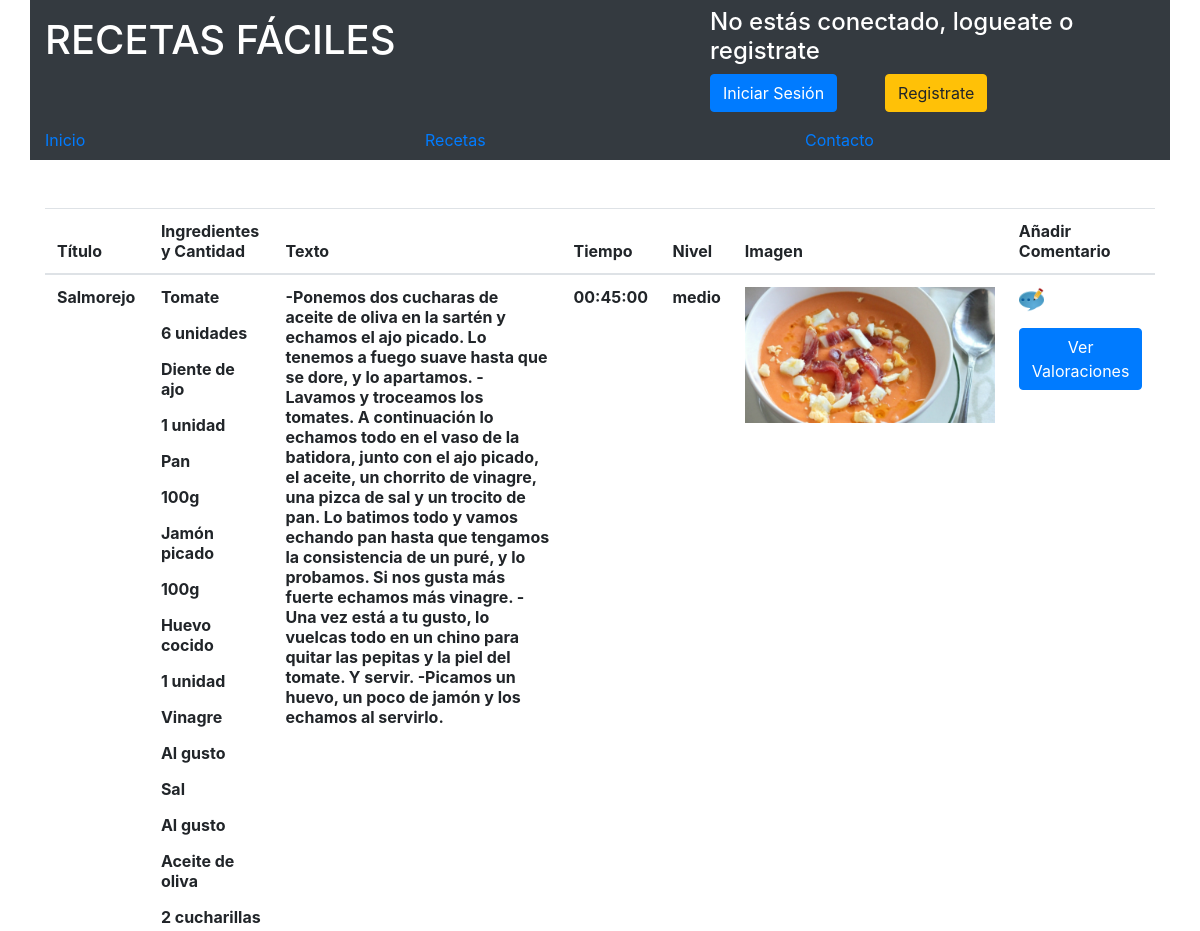
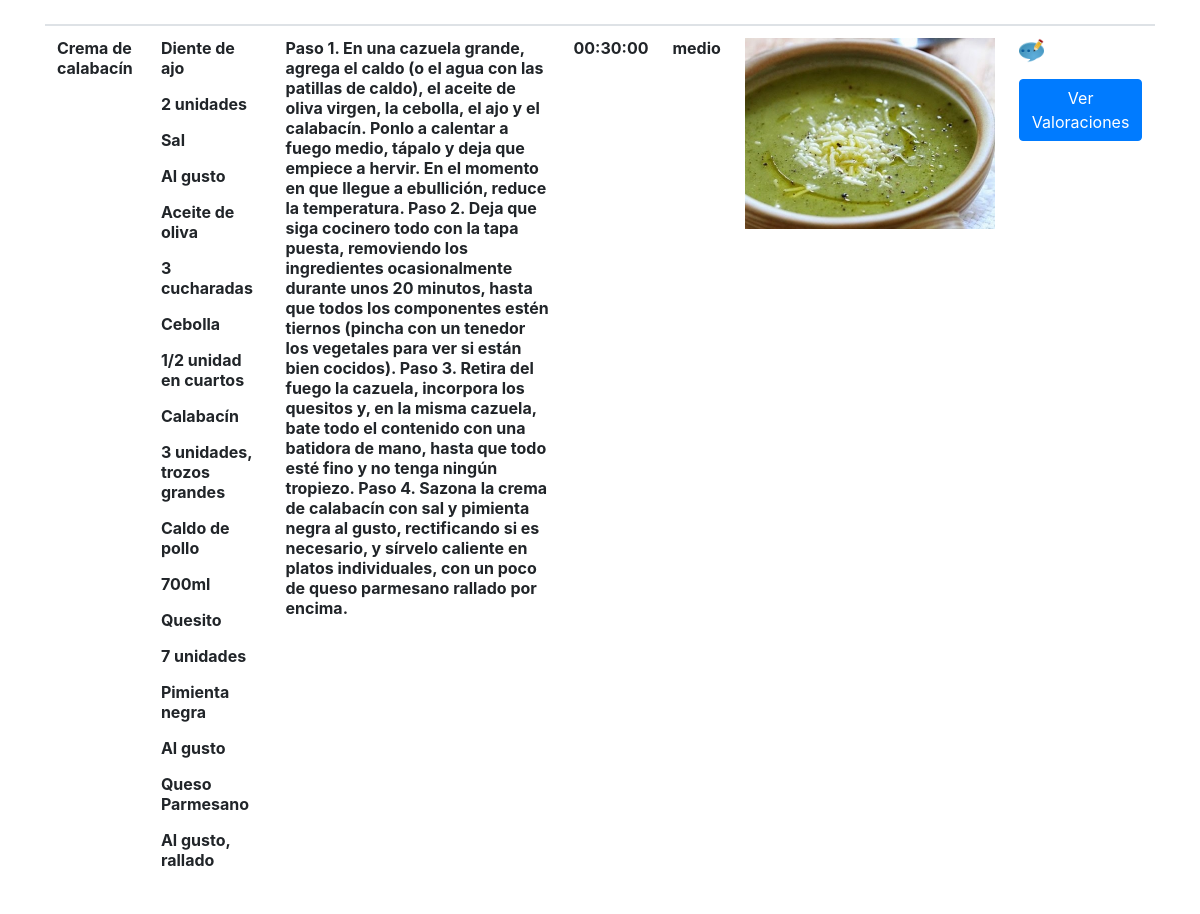
/codigo/recetas.php, run on the app's committed database (2 pictures, top to bottom).
### tables this page shows
CREATE TABLE `recetas` (
  `id_recetas` int(11) NOT NULL AUTO_INCREMENT,
  `titulo` varchar(50) DEFAULT NULL,
  `texto` text,
  `tiempo` time DEFAULT NULL,
  `nivel` enum('bajo','medio','alto') DEFAULT NULL,
  `imagen` varchar(50) DEFAULT NULL,
  `id_miembros` int(11) DEFAULT NULL,
  PRIMARY KEY (`id_recetas`),
  KEY `id_miembros` (`id_miembros`),
  CONSTRAINT `recetas_ibfk_1` FOREIGN KEY (`id_miembros`) REFERENCES `miembros` (`id_miembros`) ON DELETE CASCADE
);

CREATE TABLE `tienen` (
  `id_recetas` int(11) NOT NULL DEFAULT '0',
  `id_ingredientes` int(11) NOT NULL DEFAULT '0',
  `cantidad` varchar(50) DEFAULT NULL,
  PRIMARY KEY (`id_recetas`,`id_ingredientes`),
  KEY `id_ingredientes` (`id_ingredientes`),
  CONSTRAINT `tienen_ibfk_1` FOREIGN KEY (`id_recetas`) REFERENCES `recetas` (`id_recetas`) ON DELETE CASCADE,
  CONSTRAINT `tienen_ibfk_2` FOREIGN KEY (`id_ingredientes`) REFERENCES `ingredientes` (`id_ingredientes`) ON DELETE CASCADE
);

CREATE TABLE `ingredientes` (
  `id_ingredientes` int(11) NOT NULL AUTO_INCREMENT,
  `nombre` varchar(50) DEFAULT NULL,
  PRIMARY KEY (`id_ingredientes`)
);

### codigo/recetas.php (the view, shortened to what this page needs)
<html lang="en">
  <head>
    <link rel="stylesheet" href="https://maxcdn.bootstrapcdn.com/bootstrap/4.0.0-beta.3/css/bootstrap.min.css">
  </head>
  <body>
    <?php if (isset($_SESSION["user"])&&($_SESSION["tipo"])=='admin') {
               include("../codigo/cabeceras/admin.php");
             }
          elseif (isset($_SESSION["user"])&&($_SESSION["tipo"])=='usuario')  {
               include("../codigo/cabeceras/usuario.php");
           } else {
             include("../codigo/cabeceras/no_usuario.php");
           }
     ?>
     <?php
             $connection = new mysqli("localhost", "root", "Admin2015", "web",3316);
             $connection->set_charset("uft8");
               $c1="SELECT * FROM recetas";
             if ($result = $connection->query($c1)) {
             ?>
             <div class="container">
                 <table class="table">
                   <thead>
                     <tr>
                       <th scope="col">Título</th>
                       <th scope="col">Ingredientes y Cantidad</th>
                       <th scope="col">Texto</th>
                       <th scope="col">Tiempo</th>
                       <th scope="col">Nivel</th>
                       <th scope="col">Imagen</th>
                       <th scope="col">Añadir Comentario</th>
                     </tr>
                   </thead>
              </div>
             <?php
                 while($obj = $result->fetch_object()) {
                   $img=$obj->imagen;
                   $id=$obj->id_recetas;
                     echo "<tbody>
                             <tr>
                             <th scope='row'>$obj->titulo</th>";
                    $c2="SELECT * FROM tienen t JOIN ingredientes i
                          ON t.id_ingredientes = i.id_ingredientes WHERE id_recetas=$id";
                    if ($result2 = $connection->query($c2)) {
                        echo "<th>";
                        while($obj2 = $result2->fetch_object()) {
                          echo "<p>$obj2->nombre</p>
                                <p>$obj2->cantidad</p>";
                        }
                        echo "</th>";
                    }
                    echo "<th scope='row'>$obj->texto</th>
                    <th scope='row'>$obj->tiempo</th>
                    <th scope='row'>$obj->nivel</th>
                    <th scope='row'><img class='img-responsive' width='250px' alt='Responsive image' src='../imagenes/$img'></th>
                    <td><a href='valoraciones.php?id=$obj->id_recetas'>
                    <img class='img-responsive' width='25px' alt='Responsive image' src='/iaw/WEB_JUAN_GIL/imagenes/comentario.png'>
                    <a class='btn btn-primary mt-3' href='ver_valoraciones.php?id=$obj->id_recetas'>Ver<br>Valoraciones</a></td>
                    </a><br>
                    ";
                    echo "</tr>";
                 echo "</tbody>";
             }
           }
           ?>
</body>

### data on the page
recetas: titulo "Salmorejo", texto "-Ponemos dos cucharas de aceite de oliva en la sartén y echamos el ajo picado. Lo tenemos a fuego suave hasta que se dore, y lo apartamos. -Lavamos y troceamos los tomates. A continuación lo echamos todo en el vaso de la batidora, junto con el ajo picado, el aceite, un chorrito de vinagre, una pizca de sal y un trocito de pan. Lo batimos todo y vamos echando pan hasta que tengamos la consistencia de un puré, y lo probamos. Si nos gusta más fuerte echamos más vinagre. -Una vez está a tu gusto, lo vuelcas todo en un chino para quitar las pepitas y la piel del tomate. Y servir. -Picamos un huevo, un poco de jamón y los echamos al servirlo.", tiempo "00:45:00", nivel "medio", imagen (picture)
tienen: id_ingredientes.nombre "Tomate", cantidad "6 unidades"
tienen: id_ingredientes.nombre "Diente de ajo", cantidad "1 unidad"
tienen: id_ingredientes.nombre "Pan", cantidad "100g"
tienen: id_ingredientes.nombre "Jamón picado", cantidad "100g"
tienen: id_ingredientes.nombre "Huevo cocido", cantidad "1 unidad"
tienen: id_ingredientes.nombre "Vinagre", cantidad "Al gusto"
tienen: id_ingredientes.nombre "Sal", cantidad "Al gusto"
tienen: id_ingredientes.nombre "Aceite de oliva", cantidad "2 cucharillas"
recetas: titulo "Crema de calabacín", texto "Paso 1. En una cazuela grande, agrega el caldo (o el agua con las patillas de caldo), el aceite de oliva virgen, la cebolla, el ajo y el calabacín. Ponlo a calentar a fuego medio, tápalo y deja que empiece a hervir. En el momento en que llegue a ebullición, reduce la temperatura. Paso 2. Deja que siga cocinero todo con la tapa puesta, removiendo los ingredientes ocasionalmente durante unos 20 minutos, hasta que todos los componentes estén tiernos (pincha con un tenedor los vegetales para ver si están bien cocidos). Paso 3. Retira del fuego la cazuela, incorpora los quesitos y, en la misma cazuela, bate todo el contenido con una batidora de mano, hasta que todo esté fino y no tenga ningún…", tiempo "00:30:00", nivel "medio", imagen (picture)
tienen: id_ingredientes.nombre "Diente de ajo", cantidad "2 unidades"
tienen: id_ingredientes.nombre "Sal", cantidad "Al gusto"
tienen: id_ingredientes.nombre "Aceite de oliva", cantidad "3 cucharadas"
tienen: id_ingredientes.nombre "Cebolla", cantidad "1/2 unidad en cuartos"
tienen: id_ingredientes.nombre "Calabacín", cantidad "3 unidades, trozos grandes"
tienen: id_ingredientes.nombre "Caldo de pollo", cantidad "700ml"
tienen: id_ingredientes.nombre "Quesito", cantidad "7 unidades"
tienen: id_ingredientes.nombre "Pimienta negra", cantidad "Al gusto"
tienen: id_ingredientes.nombre "Queso Parmesano", cantidad "Al gusto, rallado"
